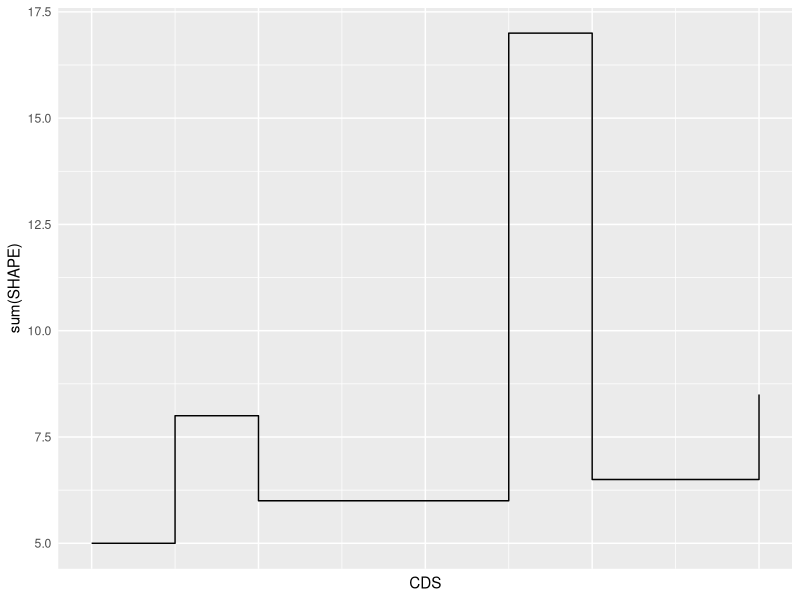

Reproduce this figure in R.
library(data.table)
library(ggplot2)

s = c(1,2,6,0,1)

# change to intervals from 0 to 1, with normalized values
sev <- data.table(
  start = head(seq(0,1,(1/length(s))), -1),
  end = tail(seq(0,1,(1/length(s))), -1),
  value = s / sum(s) # values, normalized
)
setkey(sev, start, end)

#### FIND OVERLAPS

## make into for loop

a <- data.table(
  start = c(0.0, 0.1, 0.8),
  end = c(0.1, 0.8, 1.0),
  value = c(2.0, 5.0, 7.0))
setkey(a, start, end)

b <- data.table(
  start = c(0.0, 0.2, 0.5, 0.6),
  end = c(0.2, 0.5, 0.6, 1.0),
  value = c(3.0, 1.0, 12.0, 1.5))
setkey(b, start, end)

over <- foverlaps(a, b)

over2 <- data.table(
  start = over[, ifelse(start > i.start, start, i.start)],
  end = over[, ifelse(end < i.end, end, i.end)],
  value = over[, value + i.value])

#### PLOTTING
### add a row to over2 for start = 1.0, end = 1.0, value = (as in last row)
p <- ggplot() + geom_step(data = over2, aes(start, value)) + theme(axis.ticks=element_blank(), axis.text.x=element_blank()) + xlab("CDS") + ylab("sum(SHAPE)")

ggsave(file = "/Volumes/USELESS/META/SHAPES/whole_cds/sam24.png")
